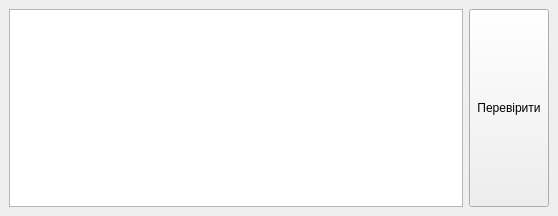
<?xml version="1.0" encoding="UTF-8"?>
<ui version="4.0">
 <class>MainWindow</class>
 <widget class="QMainWindow" name="MainWindow">
  <property name="geometry">
   <rect>
    <x>0</x>
    <y>0</y>
    <width>558</width>
    <height>216</height>
   </rect>
  </property>
  <property name="windowTitle">
   <string>MainWindow</string>
  </property>
  <widget class="QWidget" name="centralwidget">
   <layout class="QHBoxLayout" name="horizontalLayout">
    <item>
     <widget class="QTextEdit" name="numbers">
      <property name="sizePolicy">
       <sizepolicy hsizetype="Expanding" vsizetype="Minimum">
        <horstretch>0</horstretch>
        <verstretch>0</verstretch>
       </sizepolicy>
      </property>
     </widget>
    </item>
    <item>
     <widget class="QPushButton" name="check_btn">
      <property name="sizePolicy">
       <sizepolicy hsizetype="Preferred" vsizetype="Preferred">
        <horstretch>0</horstretch>
        <verstretch>0</verstretch>
       </sizepolicy>
      </property>
      <property name="text">
       <string>Перевірити</string>
      </property>
      <property name="flat">
       <bool>false</bool>
      </property>
     </widget>
    </item>
   </layout>
  </widget>
 </widget>
 <resources/>
 <connections/>
</ui>
